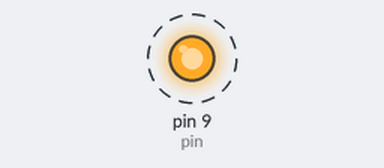
This sketch was run on a simulated Arduino Uno, built with avr-gcc and run on an emulated ATmega328P. Parts: output pins drawn as LEDs (lit = HIGH). Dashed ring = blinking.

Above: at 0.2 s.
Timing chart, 0 to 3.0 s (numbered marks = the images above):
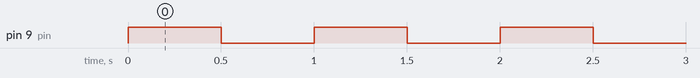

The sketch:

circuit_1.ino
```cpp
// BLINKING LED - CIRCUIT 1

  int pin = 9; // you can change this pin to whichever pin you'd like as long as you move the wire to the same pin

void setup() {
  // put your setup code here, to run once:
  pinMode(pin, OUTPUT);

}

void loop() {
  // put your main code here, to run repeatedly:

  digitalWrite(pin, HIGH); // HIGH means ON
  delay(500); // time is in milliseconds
  digitalWrite(pin, LOW); // LOW means OFF
  delay(500);

}
```

Measured:
- by itself, pin 9 (pin): alternates HIGH for 0.50 s and LOW for 0.50 s
